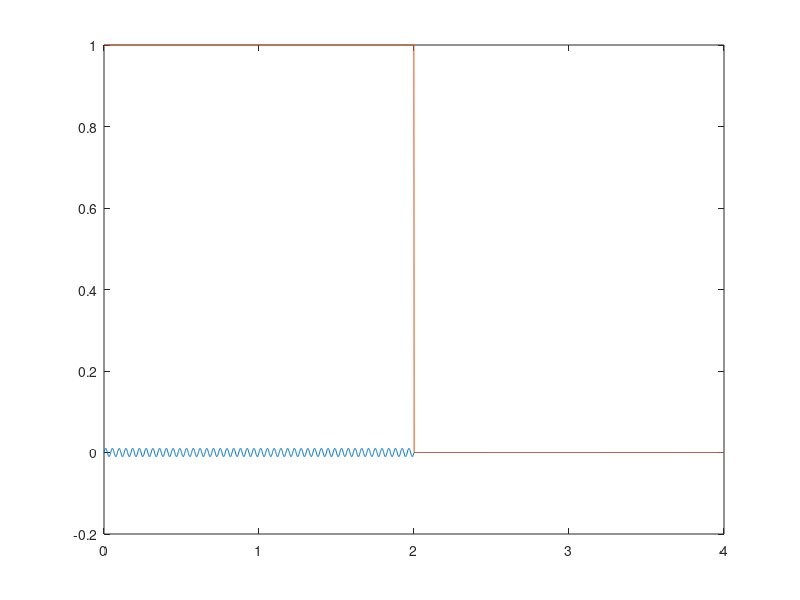
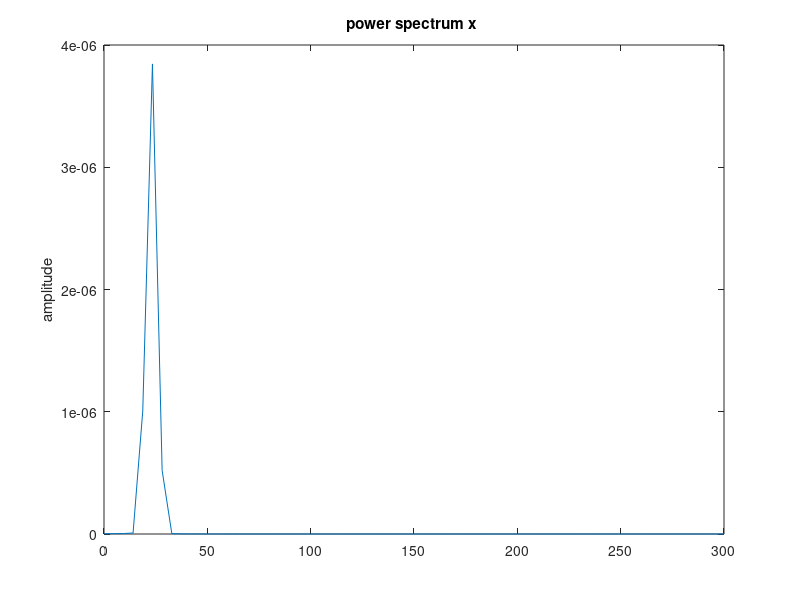
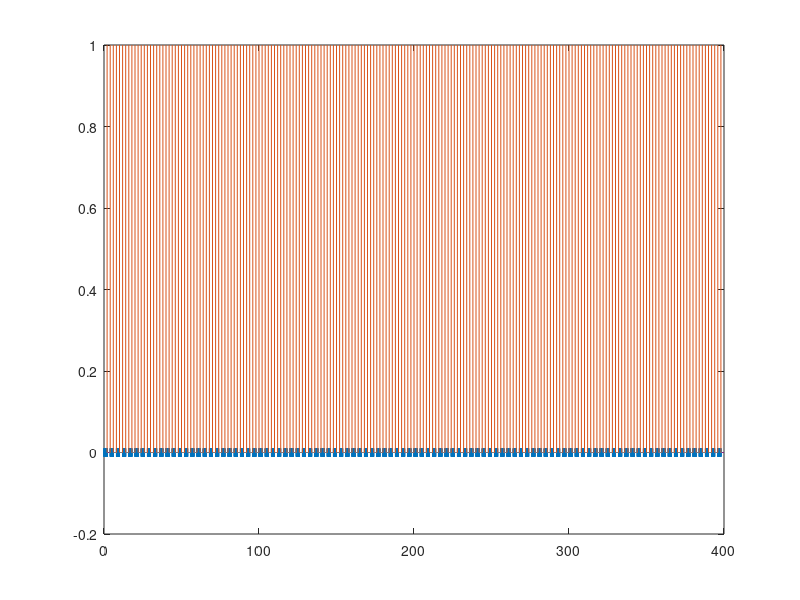

These figures' MATLAB source, in order: (Note: this script raises an error after producing the figures.)
% Generate Signals For Phantom Study

%% %%%%%%%%%%%%%%%%%%%%%%%%%%%%%%%%%%%%%%%%%%%%%%%%%%%%%%%%%%%%%%%%%%%%%%%%
%  1: ON/OFF paradigm (Localiser)
%%%%%%%%%%%%%%%%%%%%%%%%%%%%%%%%%%%%%%%%%%%%%%%%%%%%%%%%%%%%%%%%%%%%%%%%%%%
% Generate simple sinusoid at 20 Hz and alternate between 2s on 2s off for
% N trials. Beamform and use 4mm pseudo-T (maybe refine with 1mm??) to find
% position and orientation of phantom source dipole

f_sample = 600;
beta_amp = 10e-3; % amplitude in volts
sin_freq = 23;
on_dur = 2; %seconds
off_dur = on_dur;
trial_dur = on_dur + off_dur;
trial_time = linspace(0,trial_dur,f_sample*trial_dur);
N_trials = 100;

% win = hann(on_dur*f_sample)';
win = ones(1,on_dur*f_sample);

on_signal = beta_amp.*sin(2.*pi.*sin_freq.*trial_time(1:on_dur*f_sample)).*win;

off_signal = on_signal .*0;

trial_signal = [on_signal,off_signal];
trial_trig_signal = [ones(size(on_signal)),zeros(size(off_signal))];

%plot single trial signal, trigger and spectrum
figure
plot(trial_time,trial_signal)
hold on
plot(trial_time,trial_trig_signal)
figure
pwelch(trial_signal,[],[],[],f_sample)

outputSignal = repmat([trial_signal;trial_trig_signal],1,N_trials)';
all_time = linspace(0,length(outputSignal)./f_sample,length(outputSignal));
figure
plot(all_time,outputSignal)

% setup DAQ
dq = daq("ni");
dq.Rate = f_sample;
addoutput(dq, "cDAQ5Mod1", "ao0", "Voltage");
addoutput(dq, "cDAQ5Mod1", "ao1", "Voltage");
write(dq, outputSignal)


%% %%%%%%%%%%%%%%%%%%%%%%%%%%%%%%%%%%%%%%%%%%%%%%%%%%%%%%%%%%%%%%%%%%%%%%%%
%  2: faux "movie"/resting state paradigm (Localiser)
%%%%%%%%%%%%%%%%%%%%%%%%%%%%%%%%%%%%%%%%%%%%%%%%%%%%%%%%%%%%%%%%%%%%%%%%%%%
% Generate signal with 1/f characteristic brain noise and pseudo
% oscillations in the alpha and beta range. Write this signal twice with a
% break for degaussing and recalibration etc.

rng(42,'twister')

% A noise time-course is created by direct pole-placement. This creates a
% filter
% with an approximately 1/f frequency profile.
exp_length_seconds = 600;
f_sample = 600;
time_vect = linspace(0,exp_length_seconds,exp_length_seconds*f_sample)';

% the value in poly is the filter root. it can vary between 0 < x < 1 where 0
% is white noise and 1 is an extremely sloped spectrum
% a is then the denominator polynomial of a digital filter which is used to
% create the signal

% relative amplitudes
alpha_amp = 12;
beta_amp = 6;
brain_noise_amp = 1;
norm_fac = sqrt(alpha_amp.^2 + beta_amp.^2 + brain_noise_amp.^2);

max_amp = 10e-3; %maximum amplitude in volts

%%%% brain noise
a = -poly(.952);
w_noise1 = randn(size(time_vect));
brain_noise = filter(1,a,w_noise1);
%%%% alpha signal
hp = 8;
lp = 12;
[b,a] = butter(3,2*[hp lp]/f_sample);
w_noise2 = randn(size(time_vect));
alpha_sig = [filtfilt(b,a,w_noise2)];


%%%% beta signal
hp = 13;
lp = 30;
[b,a] = butter(3,2*[hp lp]/f_sample);
w_noise3 = randn(size(time_vect));
beta_sig = [filtfilt(b,a,w_noise3)];


data = (brain_noise_amp/norm_fac).*brain_noise + ...
    (alpha_amp/norm_fac).*alpha_sig + ...
    (beta_amp/norm_fac).*beta_sig;

outputSignal = (max_amp.*data)./max(data);

daqreset
dq = daq("ni");
dq.Rate = f_sample;
addoutput(dq, "cDAQ5Mod1", "ao0", "Voltage");
addoutput(dq, "cDAQ5Mod1", "ao1", "Voltage");
write(dq, outputSignal)

%%
fftwin_s = 1;
[pxx,f] = pwelch(data,fftwin_s*f_sample,[],[],f_sample);

%
tlim = 1;
figure
subplot(4,1,1)
plot(time_vect,brain_noise)
xlim([0,tlim])


subplot(4,1,2)
plot(time_vect,beta_sig)
xlim([0,tlim])

subplot(4,1,3)
plot(time_vect,data)
xlim([0,tlim])


subplot(4,1,4)
plot(f,pxx)
xlim([0,50])